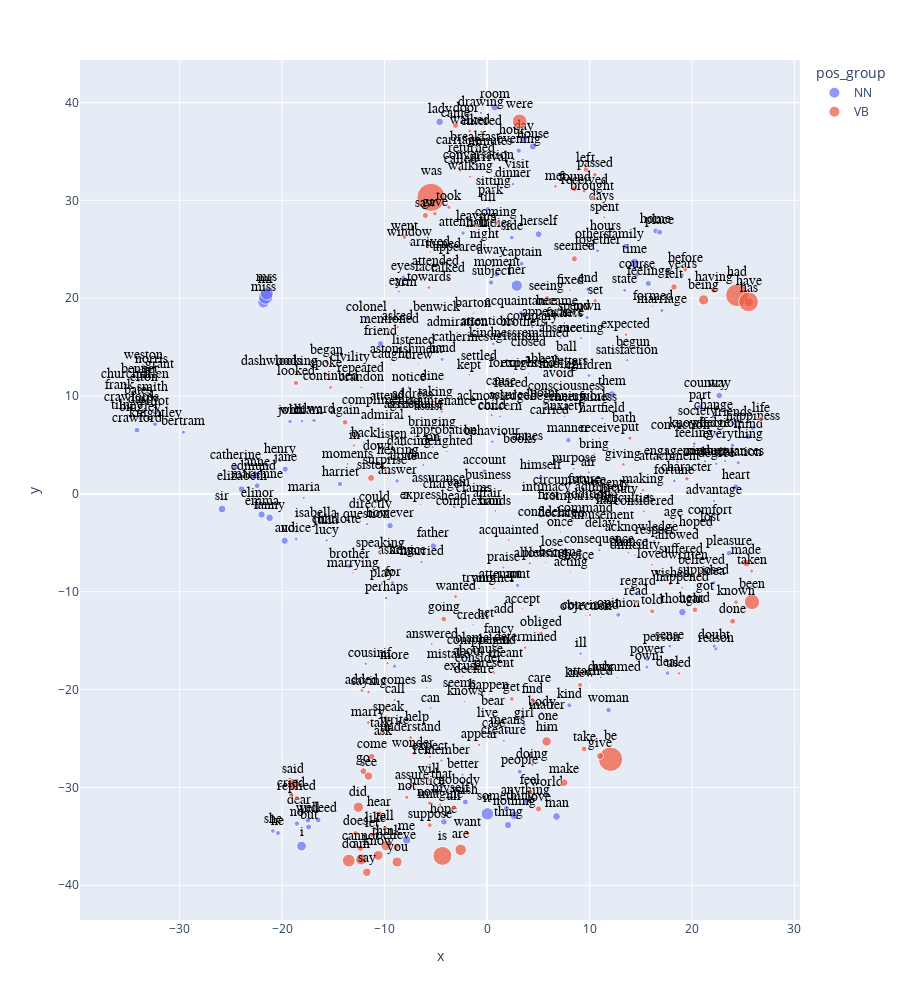

This figure's notebook cell:
### Markdown cell above
### 1.Identify two regions of word clusters in the Austen plot that clearly contain words with associated meanings. Give a gloss of what you think these clusters "mean."

### Code cell
px.scatter(X_austen.reset_index(), 'x', 'y', 
           text='term_str', 
           color='pos_group', 
           hover_name='term_str',
           size='count',          
           height=1000).update_traces(
                mode='markers+text', 
                textfont=dict(color='black', size=14, family='Arial'),
                textposition='top center')

### Figure 1 — Plotly figure (JSON) as saved in the notebook; plotly's stock layout.template omitted (floating-point values rounded to 4 significant figures; data arrays with more than 128 entries replaced by an {"elided": "..."} marker saying what was removed)
{"data": [{"hovertemplate": "<b>%{hovertext}</b><br><br>pos_group=NN<br>x=%{x}<br>y=%{y}<br>count=%{marker.size}<br>term_str=%{text}<extra></extra>", "hovertext": {"elided": "272 str values"}, "legendgroup": "NN", "marker": {"color": "#636efa", "size": {"elided": "272 int values"}, "sizemode": "area", "sizeref": 29.31, "symbol": "circle"}, "mode": "markers+text", "name": "NN", "orientation": "v", "showlegend": true, "text": {"elided": "272 str values"}, "textfont": {"color": "black", "family": "Arial", "size": 14}, "textposition": "top center", "type": "scatter", "x": {"elided": "272 float values"}, "xaxis": "x", "y": {"elided": "272 float values"}, "yaxis": "y"}, {"hovertemplate": "<b>%{hovertext}</b><br><br>pos_group=VB<br>x=%{x}<br>y=%{y}<br>count=%{marker.size}<br>term_str=%{text}<extra></extra>", "hovertext": {"elided": "210 str values"}, "legendgroup": "VB", "marker": {"color": "#EF553B", "size": {"elided": "210 int values"}, "sizemode": "area", "sizeref": 29.31, "symbol": "circle"}, "mode": "markers+text", "name": "VB", "orientation": "v", "showlegend": true, "text": {"elided": "210 str values"}, "textfont": {"color": "black", "family": "Arial", "size": 14}, "textposition": "top center", "type": "scatter", "x": {"elided": "210 float values"}, "xaxis": "x", "y": {"elided": "210 float values"}, "yaxis": "y"}], "layout": {"height": 1000, "legend": {"itemsizing": "constant", "title": {"text": "pos_group"}, "tracegroupgap": 0}, "margin": {"t": 60}, "xaxis": {"anchor": "y", "domain": [0, 1], "title": {"text": "x"}}, "yaxis": {"anchor": "x", "domain": [0, 1], "title": {"text": "y"}}}}
